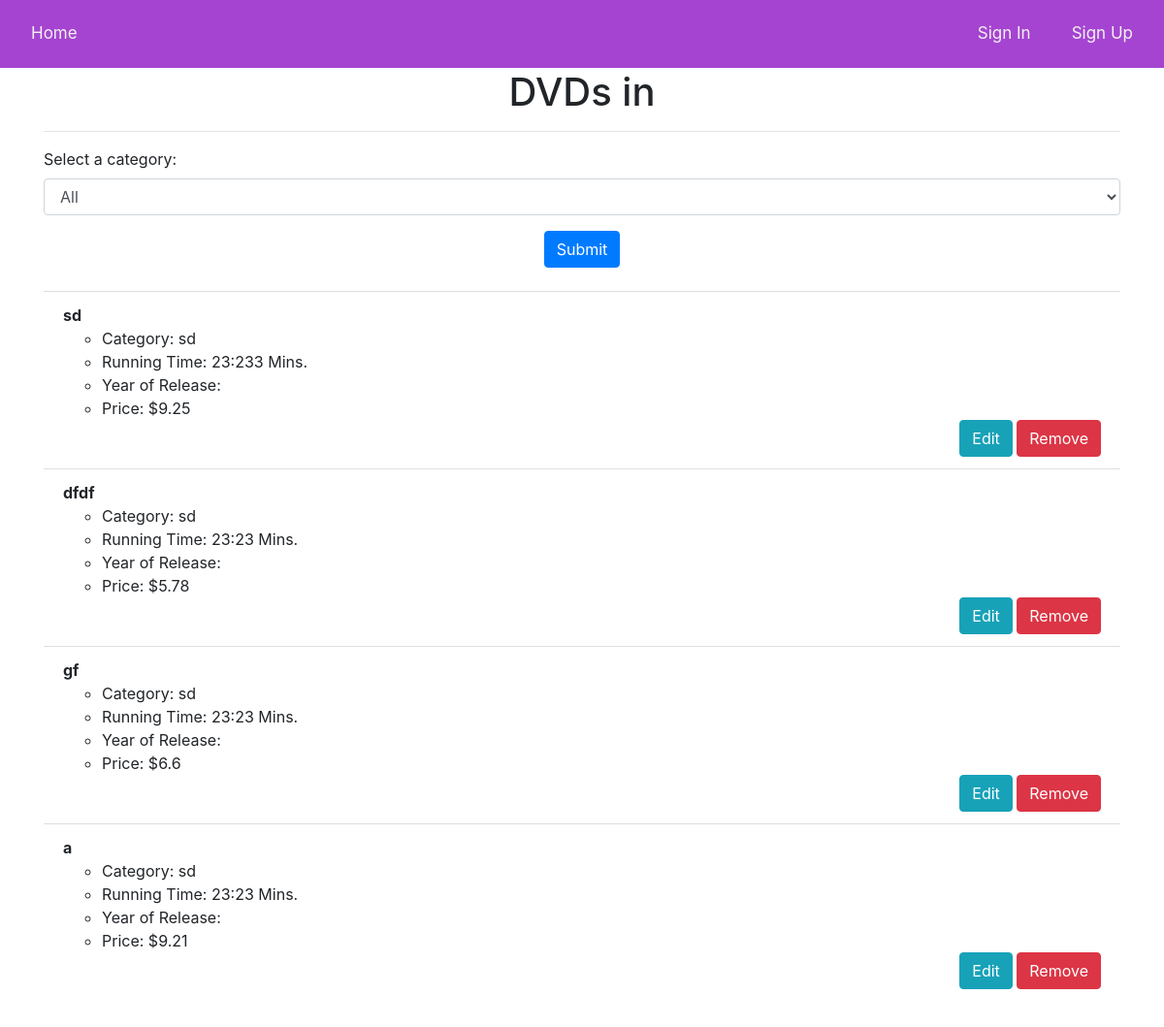
The page /view-by-category/sd on the database its author committed.
### api/models.py (models this page shows)
class DVD(db.Model):
    id = db.Column(db.Integer, primary_key=True)
    title = db.Column(db.String(100), nullable=False)
    category = db.Column(db.String(50), nullable=False)
    running_time = db.Column(db.String(20), nullable=False)
    year = db.Column(db.Integer, nullable=False)
    price = db.Column(db.Float, nullable=False)

### api/routes.py (the view)
@dvd.route('/view-by-category/<string:category>')
def view_by_category(category):
    dvds = DVD.query.filter_by(category=category).all()
    return render_template("view_by_category.html",user=current_user, dvds=dvds)

### api/templates/view_by_category.html (shortened to what this page needs)
{% extends "base.html" %}
{% block content %}
  <div class="container">
    <h1 align="center">DVDs in {{ category }}</h1>
    <hr>
    <form method="GET">
      <div class="form-group">
        <label for="category">Select a category:</label>
        <select class="form-control" id="category" name="category">
          <option value="All">All</option>
        </select>
      </div>
      <div align="center">
        <button type="submit" class="btn btn-primary">Submit</button>
      </div>
    </form>
    <br>
    <ul class="list-group list-group-flush" id="dvds">
      {% for dvd in dvds %}
        <li class="list-group-item">
          <strong>{{ dvd.title }}</strong>
          <ul>
            <li>Category: {{ dvd.category }}</li>
            <li>Running Time: {{ dvd.running_time }} Mins.</li>
            <li>Year of Release: {{ dvd.year_of_release }}</li>
            <li>Price: ${{ dvd.price }}</li>
          </ul>
          <div align="right">
            <a href="{{ url_for('dvd.edit_dvd', id=dvd.id) }}" class="btn btn-info">Edit</a>
            <a href="{{ url_for('dvd.remove_dvd', id=dvd.id) }}" class="btn btn-danger" onclick="return confirm('Are you sure you want to remove this DVD?')">Remove</a>
          </div>
        </li>
      {% endfor %}
    </ul>
  </div>
{% endblock %}

### rows shown on the page
DVD: title "sd", category "sd", running_time "23:233", price "9.25"
DVD: title "dfdf", category "sd", running_time "23:23", price "5.78"
DVD: title "gf", category "sd", running_time "23:23", price "6.6"
DVD: title "a", category "sd", running_time "23:23", price "9.21"
